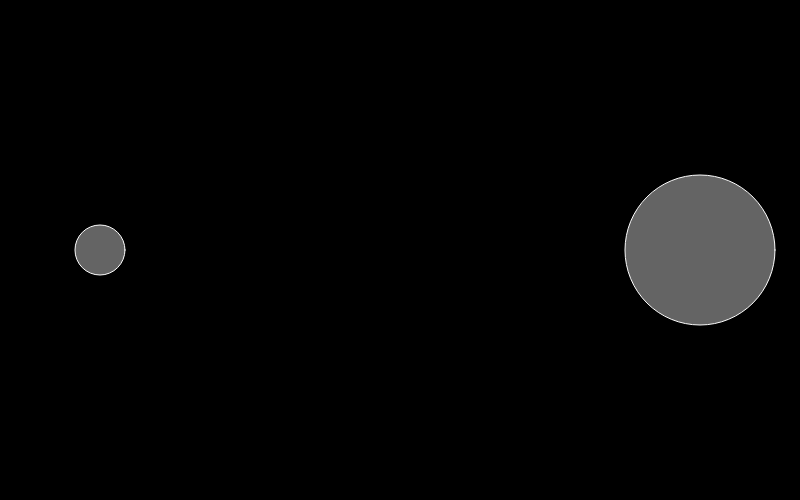
Frame 1 (no input)
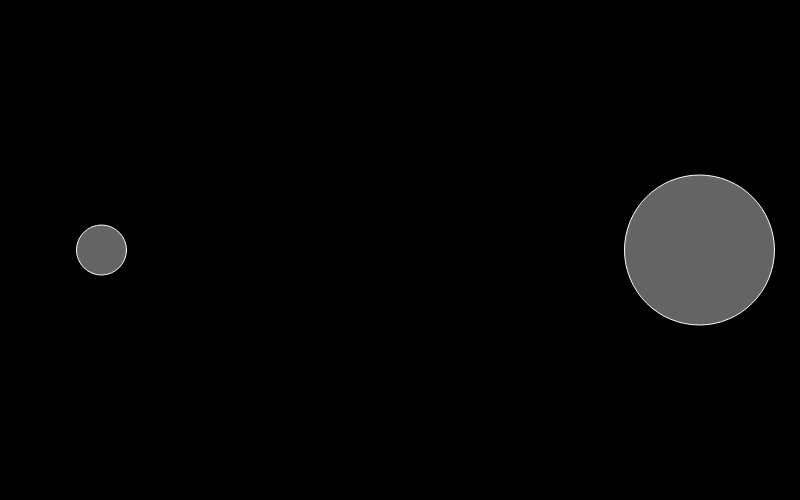
Frame 60 (no input)
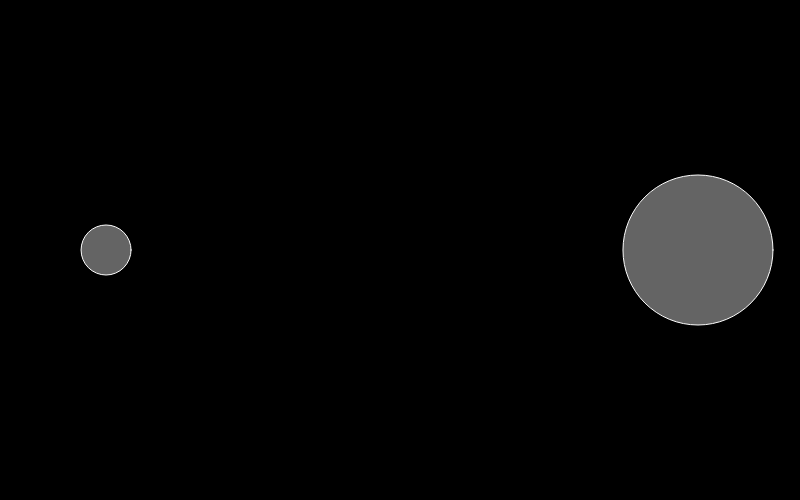
Frame 120 (the mouse pressed at the canvas centre since frame 60)

The p5.js sketch that drew these frames (run headless with seeded random() and noise() and a simulated clock; from frame 60 on, the mouse is pressed at the canvas centre):

// p5.js sketch
// ── sketch.js
var C_GRAVITY = 20;
var p1, p2;


function setup() {
  createCanvas(800, 500);
  background(0);

  p1 = new Particle(100, height/2, 5); // (x,y,mass)
  p2 = new Particle(width-100, height/2, 15); // (x,y,mass)

}


function draw() {
  background(0);

  p1.applyAttraction(p2);
  p1.update();
  p1.display();

  p2.applyAttraction(p1);
  p2.update();
  p2.display();
}
// ── Particle.js
"use strict";

class Particle {
  constructor(x, y, m) {
    this.pos = createVector(x, y);
    this.vel = createVector(0, 0);
    this.acc = createVector(0, 0);
    this.mass = m;
    this.rad = this.mass * 5;
  }
  applyForce(f) {
    f.div(this.mass);
    this.acc.add(f);
  }
  applyAttraction(other) {
    var distance = this.pos.dist(other.pos);
    var magnitude = (C_GRAVITY * this.mass * other.mass) / (distance * distance);
    var force = p5.Vector.sub(other.pos, this.pos);
    force.normalize();
    force.mult(magnitude);
    this.applyForce(force);
  }
  update() {
    this.vel.add(this.acc); // vel = vel + acc;
    this.pos.add(this.vel); // pos = pos + vel;
    this.acc.mult(0); // acceleration has to be reset after being applied! ***
  }
  display() {
    push();
    translate(this.pos.x, this.pos.y);
    stroke(255);
    fill(255, 100);
    ellipse(0, 0, this.rad * 2, this.rad * 2);
    pop();
  }
}
